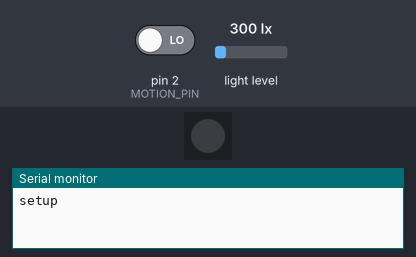
A sketch run on a simulated Arduino Uno, built with avr-gcc and run on an emulated ATmega328P. Shown: 1 RGB LEDs in strip order, left to right, the last lines printed to the serial monitor. The test bench sets the inputs (shaded band); at power-on: pin 2 (MOTION_PIN) LOW, light level 300 lx. Dim RGB values are drawn brighter than linear.

Above: at 5.8 s.
5.9 s: pin 2 (MOTION_PIN) driven HIGH
At 11.0 s:
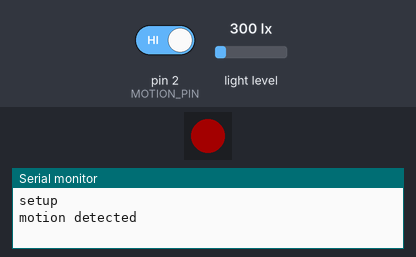
16.5 s: light level set to 40 lx
26.5 s: light level set to 500 lx
36.5 s: light level set to 1000 lx
46.5 s: pin 2 (MOTION_PIN) driven LOW
Timing chart, 0 to 49.5 s (numbered marks = the images above; inputs shaded):
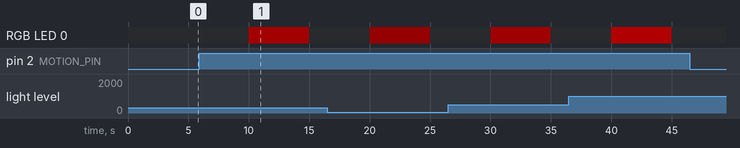

The sketch:

prototype_4.ino
```cpp
// --- Includes and Definitions ---
#include <Arduino_FreeRTOS.h>
#include <semphr.h>
#include <hp_BH1750.h>
#include <FastLED.h>

#define MAX_LUX 3000          // Sets upper limit for Lux
#define NUM_LEDS 1           // Number of LEDs used in strip
#define INIT_BRIGHTNESS 50    // Sets initial brightness for strip

#define MOTION_PIN 2          // PIR sensor input
#define LED_PIN 9             // PWM-capable pin for LED strip

hp_BH1750 BH1750;             // Ambient Sensor
CRGB leds[NUM_LEDS];

// --- Shared Variables ---
volatile bool motionDetected = false;
volatile int targetBrightness = INIT_BRIGHTNESS;
volatile int currentBrightness = INIT_BRIGHTNESS;
volatile int isOn = 0;


void setup() {
  pinMode(MOTION_PIN, INPUT);
  pinMode(LED_PIN, OUTPUT);

  Serial.begin(9600);
  Serial.print("setup\n");

  // Initialize sensor, print if failed
  bool avail = BH1750.begin(BH1750_TO_GROUND);
  if (!avail) {
    Serial.println("No BH1750 sensor found!");
    while (true) {};
  }

  // Setup LED strip
  FastLED.addLeds<WS2812B, LED_PIN, GRB>(leds, NUM_LEDS);
  FastLED.setBrightness(INIT_BRIGHTNESS); // 0-255

}

void loop() {
  // --- Motion Sensor --- //
  if (digitalRead(MOTION_PIN) == HIGH) {
      motionDetected = true;
      Serial.println("motion detected");
    } else {
      motionDetected = false;
    }
  // --- Light Sensor --- //
  BH1750.start();   //starts a measurement
  float lux = BH1750.getLux();  //  waits until a conversion finished
  if(lux>5000){lux=MAX_LUX;} //caps lux input to 3000
  int mapped = map(lux, 0, MAX_LUX, 0, 255);  // Normalize to PWM range
  targetBrightness = mapped;

  if (motionDetected && !isOn) {
    isOn=1;;
    currentBrightness = (currentBrightness + targetBrightness)/2;    // Set brightness to average of target and current
    FastLED.setBrightness(currentBrightness);
    stripRedSolid();
  }
  else if(motionDetected && isOn) {
    isOn=0;
    FastLED.clear();  // Turn off LED
    FastLED.show();
  }
  delay(5000);
}

// Helper Functions
void stripRedSolid(){
  for(int i=0;i<NUM_LEDS;i++){
    leds[i] = CRGB::Red;
  }
  FastLED.show();
}
```

Measured:
- after the input at 5.9 s, RGB LED 0: off → RGB(37, 0, 0) after 4.1 s, → off 5.0 s later
- after the input at 46.5 s, every drawn part: stays the same
